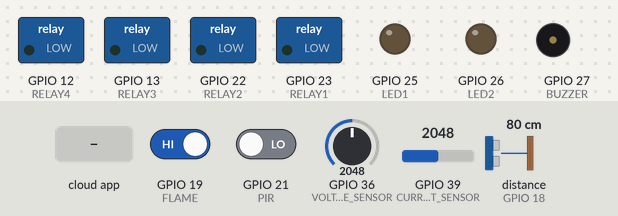
A sketch run on a simulated ESP32. Parts: switched loads named in the sketch (green lamp = pin HIGH), output pins drawn as LEDs (lit = HIGH), buzzer (waves = sounding, pin HIGH). Wiring (inferred from the names in the program): ultrasonic range finder: trigger GPIO 5; echo GPIO 18. Inputs (shaded band) come from the test bench; at power-on: GPIO 19 (FLAME) HIGH, GPIO 21 (PIR) LOW, distance to the obstacle (sensor on GPIO 18) 80 cm, GPIO 36 (VOLTAGE_SENSOR) = 2048, GPIO 39 (CURRENT_SENSOR) = 2048. The echo pulse lasts 58.3 µs per cm; WiFi joins after 1.5 s; servers stay silent unless stated; EEPROM starts erased; the Firebase database answers and starts empty; pins used as bus, display or sensor lines are not drawn; what the sketch prints to the serial monitor is not drawn.

Above: at 5.9 s.
6.0 s: GPIO 19 (FLAME) driven LOW
At 8.5 s:
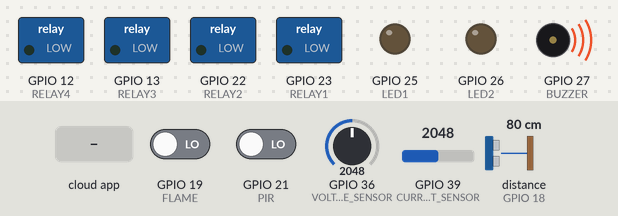
9.0 s: GPIO 21 (PIR) driven HIGH
At 10.8 s:
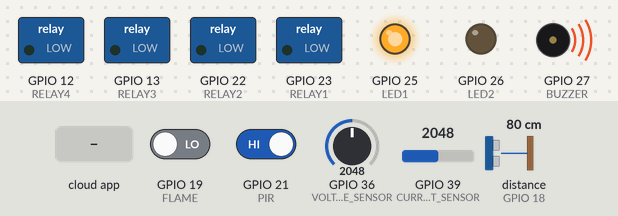
11.1 s: the phone or cloud app sets relay1 to 1
At 12.7 s:
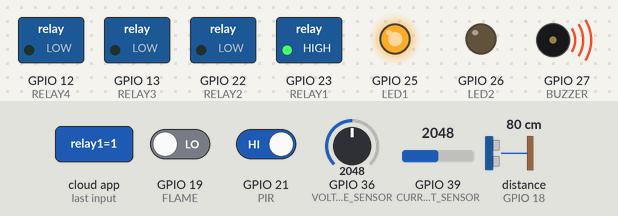
13.0 s: the phone or cloud app sets relay3 to 1
At 14.7 s:
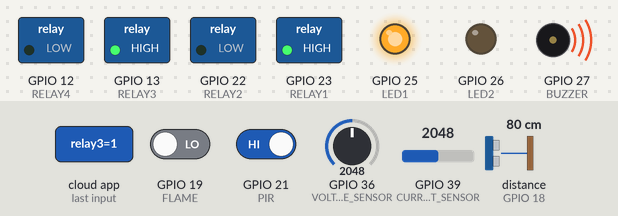
15.8 s: the phone or cloud app sets relay4 to 1
At 18.1 s:
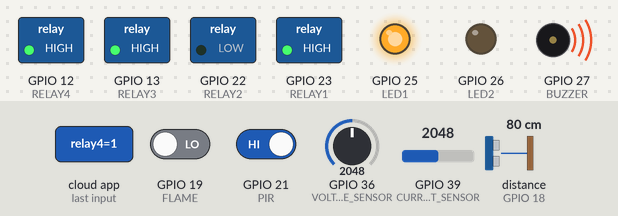
18.4 s: distance to the obstacle (sensor on GPIO 18) set to 34 cm
21.0 s: distance to the obstacle (sensor on GPIO 18) set to 28 cm
At 23.3 s:
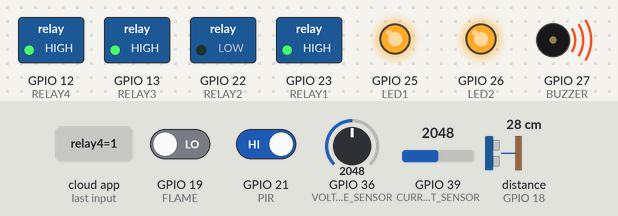
Timing chart, 0 to 24.7 s (numbered marks = the images above; inputs shaded):
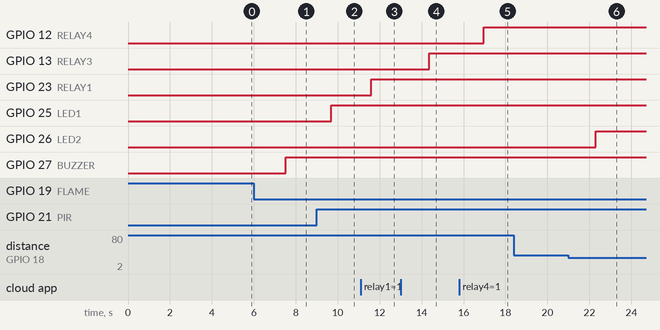

Measured:
- the behaviour switches between 31 and 30 cm on distance to the obstacle (sensor on GPIO 18) (found by bisection; images 5 and 6)
- after the input at 6.0 s, GPIO 27 (BUZZER): LOW → HIGH after 1.5 s
- after the input at 9.0 s, GPIO 25 (LED1): LOW → HIGH after 0.69 s
- after the input at 11.1 s, GPIO 23 (RELAY1): LOW → HIGH after 0.50 s
- after the input at 13.0 s, GPIO 13 (RELAY3): LOW → HIGH after 1.4 s
- after the input at 15.8 s, GPIO 12 (RELAY4): LOW → HIGH after 1.2 s
- after the input at 18.4 s, every drawn part: stays the same
- after the input at 21.0 s, GPIO 26 (LED2): LOW → HIGH after 1.3 s

The sketch:

esp32_energy_code.ino
```cpp
#include <WiFi.h>
#include <Firebase_ESP_Client.h>
#include <EEPROM.h>  // ADD: For persisting energy across reboots
#include "addons/TokenHelper.h"
#include "addons/RTDBHelper.h"

// 📡 WiFi Credentials
char ssid[] = "Keshav";
char pass[] = "Keshav@123";

// 🔥 Firebase Configuration
#define API_KEY "AIzaSyC44s2jxX1h_-fv3j_kmLvXwTeD9WpelBQ"
#define DATABASE_URL "https://smart-home-esp32-1406c-default-rtdb.asia-southeast1.firebasedatabase.app"

FirebaseData fbdo;
FirebaseAuth auth;
FirebaseConfig config;

// 🔌 Pin Definitions
#define TRIG 5
#define ECHO 18
#define PIR 21
#define FLAME 19
#define LED1 25
#define LED2 26
#define BUZZER 27
#define RELAY1 23
#define RELAY2 22
#define RELAY3 13
#define RELAY4 12

// ⚡ VOLTAGE AND CURRENT SENSOR PINS
#define VOLTAGE_SENSOR A0    // Analog pin for voltage sensor (e.g., ZMPT101B)
#define CURRENT_SENSOR A3    // Analog pin for current sensor (e.g., ACS712)

// 📊 Sensor Calibration Constants
// For ZMPT101B: V_RMS = (ADC_RMS * V_REF / ADC_RES) * CALIBRATION_FACTOR
// Adjust this value based on a known voltage source (e.g., multimeter reading / code reading)
const float VOLTAGE_CALIBRATION = 675.0;

// For ACS712:
// 30A model: 66mV/A -> 0.066 V/A
// 20A model: 100mV/A -> 0.100 V/A
// 5A model:  185mV/A -> 0.185 V/A
const float CURRENT_SENSITIVITY = 0.066; // Volts per Amp (for 30A model)

// ADC Parameters
const int ADC_RESOLUTION = 4096;           // 12-bit ADC resolution
const float ADC_VOLTAGE = 3.3;             // ESP32 ADC reference voltage
const int ADC_OFFSET_V = 1850;             // Zero-point offset for Voltage sensor (approx. half of ADC range)
const int ADC_OFFSET_I = 1850;             // Zero-point offset for Current sensor

// ⏳ Timer Variables
#define UPDATE_INTERVAL 2000  // 2 seconds for sensor readings
unsigned long previousMillis = 0;

// ⚡ ADD: Energy tracking variables
unsigned long lastEnergyUpdateMillis = 0;
#define ENERGY_SAVE_INTERVAL 60000  // Save to EEPROM every 60 seconds
unsigned long lastEnergySaveMillis = 0;
#define EEPROM_ENERGY_ADDR 0  // EEPROM address for storing energy

// Timer variables for relays
unsigned long relay1Timer = 0;
unsigned long relay2Timer = 0;
unsigned long relay3Timer = 0;
unsigned long relay4Timer = 0;

// 📈 Sensor Variables
float voltage = 0.0;
float current = 0.0;
float power = 0.0;
float totalEnergyKwh = 0.0;  // ADD: Accumulated energy in kWh

void setup() {
    Serial.begin(115200);
    Serial.println("ESP32 Smart Home with Energy Monitoring Starting...");

    // 📦 ADD: Initialize EEPROM and load saved energy value
    EEPROM.begin(512);
    loadEnergyFromEEPROM();

    // 🌐 Connect to WiFi
    WiFi.begin(ssid, pass);
    Serial.print("Connecting to WiFi...");
    while (WiFi.status() != WL_CONNECTED) {
        Serial.print(".");
        delay(1000);
    }
    Serial.println("\nWiFi Connected!");
    Serial.print("IP Address: ");
    Serial.println(WiFi.localIP());

    // 🔥 Initialize Firebase
    config.api_key = API_KEY;
    config.database_url = DATABASE_URL;
    auth.user.email = "faujdarchahat2002@gmail.com";
    auth.user.password = "Chahat@12345";

    Firebase.begin(&config, &auth);
    Firebase.reconnectWiFi(true);
    Serial.println("Firebase Connected!");

    // ⚡ Set Pin Modes
    pinMode(TRIG, OUTPUT);
    pinMode(ECHO, INPUT);
    pinMode(PIR, INPUT);
    pinMode(FLAME, INPUT);
    pinMode(LED1, OUTPUT);
    pinMode(LED2, OUTPUT);
    pinMode(BUZZER, OUTPUT);
    pinMode(RELAY1, OUTPUT);
    pinMode(RELAY2, OUTPUT);
    pinMode(RELAY3, OUTPUT);
    pinMode(RELAY4, OUTPUT);

    // Initialize analog pins (ESP32 doesn't need pinMode for analog)
    // Note: ADC2 pins (GPIO 0, 2, 4, 12-15, 25-27) cannot be used when WiFi is active.
    // GPIO 36 (VP) and 39 (VN) are on ADC1, so they are safe to use with WiFi.
    Serial.println("Voltage Sensor on pin A0 (GPIO36)");
    Serial.println("Current Sensor on pin A3 (GPIO39)");

    // 📡 Send initial values to Firebase
    Firebase.RTDB.setFloat(&fbdo, "/sensors/voltage", 0.0);
    Firebase.RTDB.setFloat(&fbdo, "/sensors/current", 0.0);
    Firebase.RTDB.setFloat(&fbdo, "/sensors/power", 0.0);
    Firebase.RTDB.setFloat(&fbdo, "/sensors/totalEnergyKwh", totalEnergyKwh);  // ADD
    Firebase.RTDB.setInt(&fbdo, "/sensors/timestamp", millis());

    // Initialize energy tracking timer
    lastEnergyUpdateMillis = millis();
    lastEnergySaveMillis = millis();

    Serial.print("Loaded Energy from EEPROM: ");
    Serial.print(totalEnergyKwh, 4);
    Serial.println(" kWh");

    Serial.println("Setup Complete!");
    delay(2000);
}

void loop() {
    unsigned long currentMillis = millis();
    if (currentMillis - previousMillis >= UPDATE_INTERVAL) {
        previousMillis = currentMillis;

        Serial.println("=== Reading Sensors ===");

        // 🔎 PIR Sensor
        int motionDetected = digitalRead(PIR);
        Serial.print("PIR Sensor: ");
        Serial.println(motionDetected ? "Motion Detected" : "No Motion");
        digitalWrite(LED1, motionDetected);
        Firebase.RTDB.setInt(&fbdo, "/sensors/motion", motionDetected);

        // 📏 Ultrasonic Sensor
        long duration;
        int distance;
        digitalWrite(TRIG, LOW);
        delayMicroseconds(2);
        digitalWrite(TRIG, HIGH);
        delayMicroseconds(10);
        digitalWrite(TRIG, LOW);
        duration = pulseIn(ECHO, HIGH);
        distance = duration * 0.034 / 2;

        Serial.print("Water Distance: ");
        Serial.print(distance);
        Serial.println(" cm");

        Firebase.RTDB.setFloat(&fbdo, "/sensors/distance", distance);
        digitalWrite(LED2, distance < 30 ? HIGH : LOW);

        // 🔥 Flame Sensor
        int flameDetected = digitalRead(FLAME);
        Serial.print("Flame Sensor: ");
        Serial.println(flameDetected == LOW ? "🔥 FIRE DETECTED!" : "Safe");

        if (flameDetected == LOW) {
            digitalWrite(BUZZER, HIGH);
            Firebase.RTDB.setInt(&fbdo, "/sensors/flame", 1);
        } else {
            digitalWrite(BUZZER, LOW);
            Firebase.RTDB.setInt(&fbdo, "/sensors/flame", 0);
        }

        // ⚡ VOLTAGE AND CURRENT SENSORS
        readVoltageCurrent();

        // ⚡ ADD: Calculate and accumulate energy
        calculateEnergy();

        // 📊 Send all sensor data to Firebase
        sendSensorDataToFirebase();

        // 🚦 Relay control
        checkFirebaseCommands();
        handleRelayTimers();

        // 💾 ADD: Save energy to EEPROM periodically
        saveEnergyToEEPROM();

        Serial.println("========================");
        delay(100); // Small delay to prevent sensor interference
    }
}

// ⚡ Read Voltage and Current Sensors using RMS
void readVoltageCurrent() {
    // 1. Calculate Voltage (RMS)
    float voltageRMS = getRMSVoltage();

    // 2. Calculate Current (RMS)
    float currentRMS = getRMSCurrent();

    // 3. Assign to global variables
    voltage = voltageRMS;
    current = currentRMS;

    // 4. Calculate Power (Apparent Power = V * I)
    // Note: For Real Power (Watts), you need to account for Power Factor (PF).
    // Ideally P = V_rms * I_rms * PF.  Assuming PF ~ 0.9 for common loads or just using Apparent Power (VA) as estimate.
    power = voltage * current;

    // 📊 Print readings
    Serial.print("Voltage: ");
    Serial.print(voltage);
    Serial.println(" V");

    Serial.print("Current: ");
    Serial.print(current);
    Serial.println(" A");

    Serial.print("Power: ");
    Serial.print(power);
    Serial.println(" W");
}

// Helper: Calculate RMS Voltage
float getRMSVoltage() {
    int readValue;             // Raw ADC reading
    unsigned long startMillis = millis();
    float sumSquares = 0;
    int sampleCount = 0;

    // Sample for 200ms (10 cycles at 50Hz, 12 cycles at 60Hz)
    while (millis() - startMillis < 200) {
        readValue = analogRead(VOLTAGE_SENSOR);
        // Correct for ADC offset (centering the wave at 0)
        // Ideally, calibration is needed to find the exact zero point.
        // For a 3.3V ADC with a offset at VCC/2, midpoint is ~2048.
        // However, ZMPT modules often have a potentiometer to set the offset.
        // We use a high-pass filter implication or just subtract the average if known.
        // Simple approach: remove the DC bias (approx 1800-2000 usually)

        float voltageInst = readValue - ADC_OFFSET_V;
        sumSquares += voltageInst * voltageInst;
        sampleCount++;
    }

    if (sampleCount == 0) return 0.0;

    float meanSquare = sumSquares / sampleCount;
    float rootMeanSquare = sqrt(meanSquare);

    // Convert ADC RMS to Voltage RMS
    // Formula: V_measured = (RMS_ADC * V_REF / ADC_RES) * CALIB_FACTOR
    float voltage_rms = (rootMeanSquare * ADC_VOLTAGE / ADC_RESOLUTION) * VOLTAGE_CALIBRATION;

    // Noise suppression
    if (voltage_rms < 5.0) voltage_rms = 0.0;

    return voltage_rms;
}

// Helper: Calculate RMS Current
float getRMSCurrent() {
    int readValue;
    unsigned long startMillis = millis();
    float sumSquares = 0;
    int sampleCount = 0;

    while (millis() - startMillis < 200) {
        readValue = analogRead(CURRENT_SENSOR);
        // ACS712 outputs VCC/2 at 0A. For 5V VCC, that's 2.5V.
        // For ESP32 (3.3V max), you MUST use a voltage divider (e.g. 1k:2k) to map 5V -> 3.3V.
        // If connected directly (NOT RECOMMENDED), it clips.
        // Assuming proper scaling or 3.3V version, the offset varies.

        float currentInst = readValue - ADC_OFFSET_I;
        sumSquares += currentInst * currentInst;
        sampleCount++;
    }

    if (sampleCount == 0) return 0.0;

    float meanSquare = sumSquares / sampleCount;
    float rootMeanSquare = sqrt(meanSquare);

    // Convert ADC RMS to Voltage RMS (at the pin)
    float voltage_rms_pin = (rootMeanSquare * ADC_VOLTAGE / ADC_RESOLUTION);

    // Convert Voltage RMS to Current RMS
    // Amps = Volts / Sensitivity
    float current_rms = voltage_rms_pin / CURRENT_SENSITIVITY;

    // Noise suppression
    if (current_rms < 0.15) current_rms = 0.0;

    return current_rms;
}

// ⚡ ADD: Calculate energy consumption (kWh)
void calculateEnergy() {
    unsigned long currentMillis = millis();
    unsigned long elapsedMs = currentMillis - lastEnergyUpdateMillis;
    lastEnergyUpdateMillis = currentMillis;

    // Convert milliseconds to hours
    float elapsedHours = elapsedMs / 3600000.0;  // 1 hour = 3,600,000 ms

    // Calculate energy consumed in this interval (kWh = kW × hours)
    float energyConsumed = (power / 1000.0) * elapsedHours;  // Power in kW × time in hours

    // Add to total energy
    totalEnergyKwh += energyConsumed;

    // 📊 Print energy info
    Serial.print("⚡ Energy this interval: ");
    Serial.print(energyConsumed, 6);
    Serial.println(" kWh");

    Serial.print("⚡ Total Energy: ");
    Serial.print(totalEnergyKwh, 4);
    Serial.println(" kWh");
}

// 📡 Send all sensor data to Firebase
void sendSensorDataToFirebase() {
    // Create a timestamp
    unsigned long timestamp = millis();

    // Send voltage, current, power, and ENERGY data
    Firebase.RTDB.setFloat(&fbdo, "/sensors/voltage", voltage);
    Firebase.RTDB.setFloat(&fbdo, "/sensors/current", current);
    Firebase.RTDB.setFloat(&fbdo, "/sensors/power", power);
    Firebase.RTDB.setFloat(&fbdo, "/sensors/totalEnergyKwh", totalEnergyKwh);  // ADD: Energy in kWh
    Firebase.RTDB.setInt(&fbdo, "/sensors/timestamp", timestamp);

    Serial.println("✅ Sensor data sent to Firebase");
}

// 💾 ADD: Load energy from EEPROM (persists across reboots)
void loadEnergyFromEEPROM() {
    float storedEnergy;
    EEPROM.get(EEPROM_ENERGY_ADDR, storedEnergy);

    // Check if the value is valid (not NaN or infinity)
    if (isnan(storedEnergy) || isinf(storedEnergy) || storedEnergy < 0) {
        totalEnergyKwh = 0.0;
        Serial.println("⚠️ Invalid EEPROM data, starting from 0 kWh");
    } else {
        totalEnergyKwh = storedEnergy;
        Serial.print("📦 Loaded from EEPROM: ");
        Serial.print(totalEnergyKwh, 4);
        Serial.println(" kWh");
    }
}

// 💾 ADD: Save energy to EEPROM periodically
void saveEnergyToEEPROM() {
    unsigned long currentMillis = millis();

    // Only save every ENERGY_SAVE_INTERVAL (60 seconds) to reduce EEPROM wear
    if (currentMillis - lastEnergySaveMillis >= ENERGY_SAVE_INTERVAL) {
        lastEnergySaveMillis = currentMillis;

        EEPROM.put(EEPROM_ENERGY_ADDR, totalEnergyKwh);
        EEPROM.commit();

        Serial.print("💾 Energy saved to EEPROM: ");
        Serial.print(totalEnergyKwh, 4);
        Serial.println(" kWh");
    }
}

// ✅ ADD: Function to reset energy counter (call from Firebase command if needed)
void resetEnergyCounter() {
    totalEnergyKwh = 0.0;
    EEPROM.put(EEPROM_ENERGY_ADDR, totalEnergyKwh);
    EEPROM.commit();
    Firebase.RTDB.setFloat(&fbdo, "/sensors/totalEnergyKwh", totalEnergyKwh);
    Serial.println("🔄 Energy counter reset to 0");
}

// ✅ Relay Controls (Logic: 1 = ON, 0 = OFF)
void checkFirebaseCommands() {
    // Check for energy reset command
    if (Firebase.RTDB.getInt(&fbdo, "/commands/resetEnergy")) {
        int resetCmd = fbdo.intData();
        if (resetCmd == 1) {
            resetEnergyCounter();
            Firebase.RTDB.setInt(&fbdo, "/commands/resetEnergy", 0);  // Clear the command
        }
    }

    // Read relay commands from Firebase
    if (Firebase.RTDB.getInt(&fbdo, "/relays/relay1")) {
        int relay1State = fbdo.intData();
        digitalWrite(RELAY1, relay1State == 1 ? HIGH : LOW);
        Serial.print("Relay 1 (Light 1): ");
        Serial.println(relay1State == 1 ? "ON" : "OFF");
    }

    if (Firebase.RTDB.getInt(&fbdo, "/relays/relay2")) {
        int relay2State = fbdo.intData();
        digitalWrite(RELAY2, relay2State == 1 ? HIGH : LOW);
        Serial.print("Relay 2 (Light 2): ");
        Serial.println(relay2State == 1 ? "ON" : "OFF");
    }

    if (Firebase.RTDB.getInt(&fbdo, "/relays/relay3")) {
        int relay3State = fbdo.intData();
        digitalWrite(RELAY3, relay3State == 1 ? HIGH : LOW);
        Serial.print("Relay 3 (Fan): ");
        Serial.println(relay3State == 1 ? "ON" : "OFF");
    }

    if (Firebase.RTDB.getInt(&fbdo, "/relays/relay4")) {
        int relay4State = fbdo.intData();
        digitalWrite(RELAY4, relay4State == 1 ? HIGH : LOW);
        Serial.print("Relay 4 (Extra): ");
        Serial.println(relay4State == 1 ? "ON" : "OFF");
    }
}

// ⏱️ Relay Auto-OFF Timers (Optional Feature)
void handleRelayTimers() {
    unsigned long currentMillis = millis();

    // Auto-turn OFF relays after specified time (currently disabled)
    // Uncomment and modify as needed

    /*
    if (relay1Timer > 0 && currentMillis - relay1Timer >= 300000) { // 5 minutes
        digitalWrite(RELAY1, LOW);
        Firebase.RTDB.setInt(&fbdo, "/relays/relay1", 0);
        relay1Timer = 0;
        Serial.println("🔌 Relay 1 Auto-OFF (Timer)");
    }
    */
}
```
